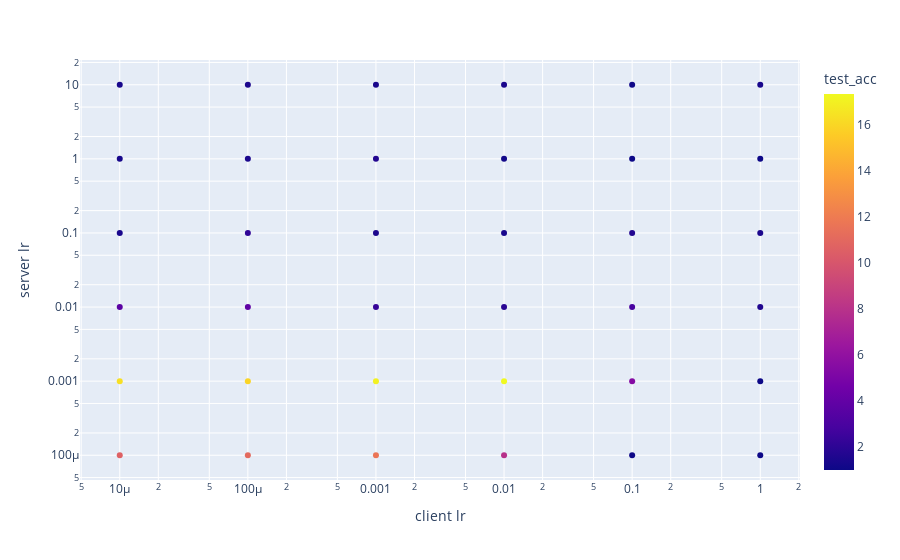

Notebook source saved alongside this figure:
### Code cell
import plotly.express as px
import plotly.graph_objects as go
df_tmp = df[(df['server opt'] == 'Adam') & (df['noB1'] == True)]
import plotly.express as px
# df = px.data.gapminder()

fig = px.scatter(df_tmp, x="client lr", y="server lr", 
	         color="test_acc", log_x=True, log_y=True, size_max=60)
fig.show()
# fig = px.imshow(np.array(df_tmp['test_acc']).reshape((5,5)),
#                                 x=[str(s) for s in df_tmp['client lr'].unique()],
#                                 y=[str(s) for s in df_tmp['server lr'].unique()],
#          )
# fig.show()

### Figure 1 — Plotly figure (JSON) as saved in the notebook; plotly's stock layout.template omitted (floating-point values rounded to 4 significant figures)
{"data": [{"hovertemplate": "client lr=%{x}<br>server lr=%{y}<br>test_acc=%{marker.color}<extra></extra>", "legendgroup": "", "marker": {"color": [10.64, 11.08, 11.71, 7.95, 1.02, 1, 16.36, 15.92, 17.06, 17.36, 5.47, 1, 3.67, 3.87, 2.3, 1.89, 2.92, 1.61, 1.42, 2.13, 1.48, 1.36, 1.67, 1.49, 1.33, 1.44, 1.67, 1.16, 1, 1, 1.36, 1.47, 1.4, 1.45, 1.1, 1.36], "coloraxis": "coloraxis", "symbol": "circle"}, "mode": "markers", "name": "", "orientation": "v", "showlegend": false, "type": "scatter", "x": [1e-05, 0.0001, 0.001, 0.01, 0.1, 1, 1e-05, 0.0001, 0.001, 0.01, 0.1, 1, 1e-05, 0.0001, 0.001, 0.01, 0.1, 1, 1e-05, 0.0001, 0.001, 0.01, 0.1, 1, 1e-05, 0.0001, 0.001, 0.01, 0.1, 1, 1e-05, 0.0001, 0.001, 0.01, 0.1, 1], "xaxis": "x", "y": [0.0001, 0.0001, 0.0001, 0.0001, 0.0001, 0.0001, 0.001, 0.001, 0.001, 0.001, 0.001, 0.001, 0.01, 0.01, 0.01, 0.01, 0.01, 0.01, 0.1, 0.1, 0.1, 0.1, 0.1, 0.1, 1, 1, 1, 1, 1, 1, 10, 10, 10, 10, 10, 10], "yaxis": "y"}], "layout": {"autosize": true, "coloraxis": {"colorbar": {"title": {"text": "test_acc"}}, "colorscale": [[0, "#0d0887"], [0.1111, "#46039f"], [0.2222, "#7201a8"], [0.3333, "#9c179e"], [0.4444, "#bd3786"], [0.5556, "#d8576b"], [0.6667, "#ed7953"], [0.7778, "#fb9f3a"], [0.8889, "#fdca26"], [1, "#f0f921"]]}, "legend": {"tracegroupgap": 0}, "margin": {"t": 60}, "xaxis": {"anchor": "y", "autorange": true, "domain": [0, 1], "range": [-5.299, 0.2988], "title": {"text": "client lr"}, "type": "log"}, "yaxis": {"anchor": "x", "autorange": true, "domain": [0, 1], "range": [-4.355, 1.355], "title": {"text": "server lr"}, "type": "log"}}}
